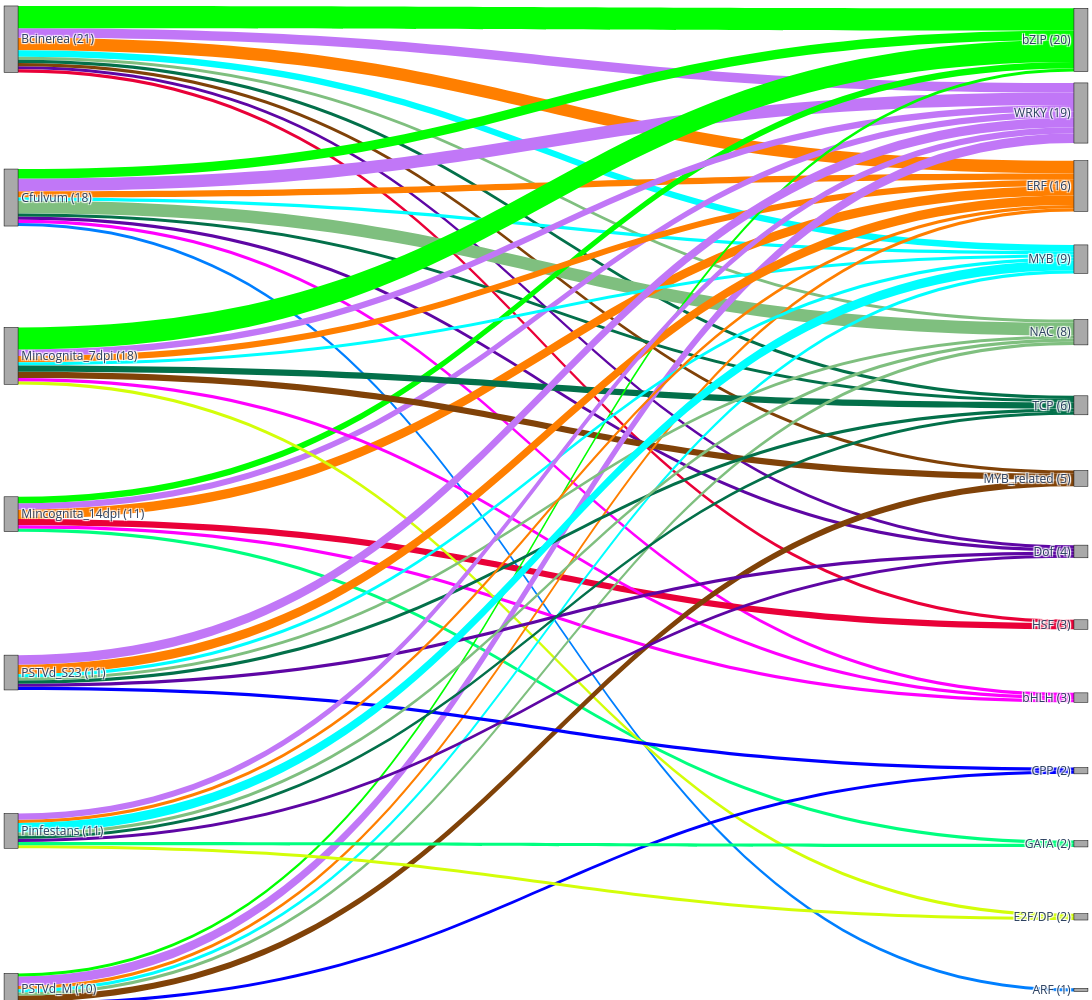

Notebook source saved alongside this figure:
### Code cell
fig = sankey_condition_family(signif_tf, title="")
fig.show()

### Figure 1 — Plotly figure (JSON) as saved in the notebook; plotly's stock layout.template omitted (floating-point values rounded to 4 significant figures)
{"data": [{"arrangement": "fixed", "link": {"color": ["rgba(94,6,164,1.00)", "rgba(255,127,0,1.00)", "rgba(233,1,56,1.00)", "rgba(0,255,255,1.00)", "rgba(128,66,8,1.00)", "rgba(127,191,127,1.00)", "rgba(3,112,74,1.00)", "rgba(193,119,247,1.00)", "rgba(0,255,0,1.00)", "rgba(0,127,255,1.00)", "rgba(94,6,164,1.00)", "rgba(255,127,0,1.00)", "rgba(0,255,255,1.00)", "rgba(127,191,127,1.00)", "rgba(3,112,74,1.00)", "rgba(193,119,247,1.00)", "rgba(255,0,255,1.00)", "rgba(0,255,0,1.00)", "rgba(255,127,0,1.00)", "rgba(0,255,127,1.00)", "rgba(233,1,56,1.00)", "rgba(193,119,247,1.00)", "rgba(255,0,255,1.00)", "rgba(0,255,0,1.00)", "rgba(211,254,9,1.00)", "rgba(255,127,0,1.00)", "rgba(0,255,255,1.00)", "rgba(128,66,8,1.00)", "rgba(3,112,74,1.00)", "rgba(193,119,247,1.00)", "rgba(255,0,255,1.00)", "rgba(0,255,0,1.00)", "rgba(0,0,255,1.00)", "rgba(255,127,0,1.00)", "rgba(0,255,255,1.00)", "rgba(128,66,8,1.00)", "rgba(127,191,127,1.00)", "rgba(193,119,247,1.00)", "rgba(0,255,0,1.00)", "rgba(0,0,255,1.00)", "rgba(94,6,164,1.00)", "rgba(255,127,0,1.00)", "rgba(0,255,255,1.00)", "rgba(127,191,127,1.00)", "rgba(3,112,74,1.00)", "rgba(193,119,247,1.00)", "rgba(94,6,164,1.00)", "rgba(211,254,9,1.00)", "rgba(255,127,0,1.00)", "rgba(0,255,127,1.00)", "rgba(0,255,255,1.00)", "rgba(127,191,127,1.00)", "rgba(3,112,74,1.00)", "rgba(193,119,247,1.00)"], "hovertemplate": "Condition → TF Family<br>%{source.label} → %{target.label}<br>Count: %{value}<extra></extra>", "source": [0, 0, 0, 0, 0, 0, 0, 0, 0, 1, 1, 1, 1, 1, 1, 1, 1, 1, 3, 3, 3, 3, 3, 3, 2, 2, 2, 2, 2, 2, 2, 2, 6, 6, 6, 6, 6, 6, 6, 4, 4, 4, 4, 4, 4, 4, 5, 5, 5, 5, 5, 5, 5, 5], "target": [14, 9, 15, 10, 13, 11, 12, 8, 7, 20, 14, 9, 10, 11, 12, 8, 16, 7, 9, 18, 15, 8, 16, 7, 19, 9, 10, 13, 12, 8, 16, 7, 17, 9, 10, 13, 11, 8, 7, 17, 14, 9, 10, 11, 12, 8, 14, 19, 9, 18, 10, 11, 12, 8], "value": [1, 4, 1, 2, 1, 1, 1, 3, 7, 1, 1, 2, 1, 4, 1, 4, 1, 3, 3, 1, 2, 2, 1, 2, 1, 2, 1, 2, 2, 2, 1, 7, 1, 1, 1, 2, 1, 3, 1, 1, 1, 3, 1, 1, 1, 3, 1, 1, 1, 1, 3, 1, 1, 2]}, "node": {"color": ["rgba(160,160,160,0.9)", "rgba(160,160,160,0.9)", "rgba(160,160,160,0.9)", "rgba(160,160,160,0.9)", "rgba(160,160,160,0.9)", "rgba(160,160,160,0.9)", "rgba(160,160,160,0.9)", "rgba(160,160,160,0.9)", "rgba(160,160,160,0.9)", "rgba(160,160,160,0.9)", "rgba(160,160,160,0.9)", "rgba(160,160,160,0.9)", "rgba(160,160,160,0.9)", "rgba(160,160,160,0.9)", "rgba(160,160,160,0.9)", "rgba(160,160,160,0.9)", "rgba(160,160,160,0.9)", "rgba(160,160,160,0.9)", "rgba(160,160,160,0.9)", "rgba(160,160,160,0.9)", "rgba(160,160,160,0.9)"], "label": ["Bcinerea (21)", "Cfulvum (18)", "Mincognita_7dpi (18)", "Mincognita_14dpi (11)", "PSTVd_S23 (11)", "Pinfestans (11)", "PSTVd_M (10)", "bZIP (20)", "WRKY (19)", "ERF (16)", "MYB (9)", "NAC (8)", "TCP (6)", "MYB_related (5)", "Dof (4)", "HSF (3)", "bHLH (3)", "CPP (2)", "GATA (2)", "E2F/DP (2)", "ARF (1)"], "line": {"color": "black", "width": 0.5}, "pad": 60, "thickness": 14, "x": [0.001, 0.001, 0.001, 0.001, 0.001, 0.001, 0.001, 0.999, 0.999, 0.999, 0.999, 0.999, 0.999, 0.999, 0.999, 0.999, 0.999, 0.999, 0.999, 0.999, 0.999], "y": [-0.0008333, 0.1658, 0.3325, 0.4992, 0.6658, 0.8325, 0.9992, -7.692e-05, 0.07685, 0.1538, 0.2307, 0.3076, 0.3845, 0.4615, 0.5384, 0.6153, 0.6922, 0.7692, 0.8461, 0.923, 0.9999]}, "type": "sankey"}], "layout": {"font": {"size": 12}, "height": 1000, "margin": {"b": 10, "l": 10, "r": 10, "t": 40}, "title": {"text": ""}, "width": 1200}}
